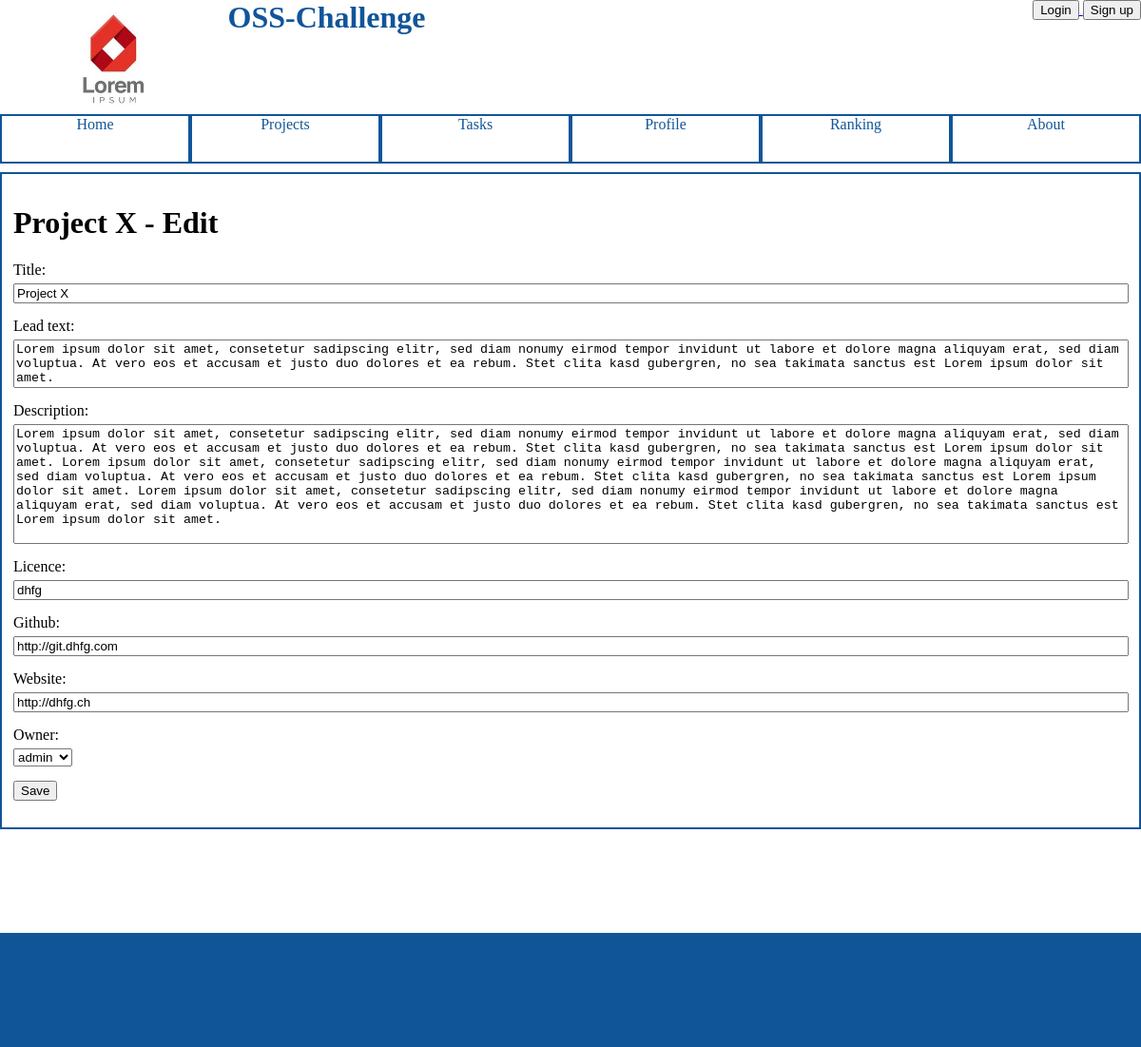
/projects/2/edit/, run on an earlier commit of the app's database.
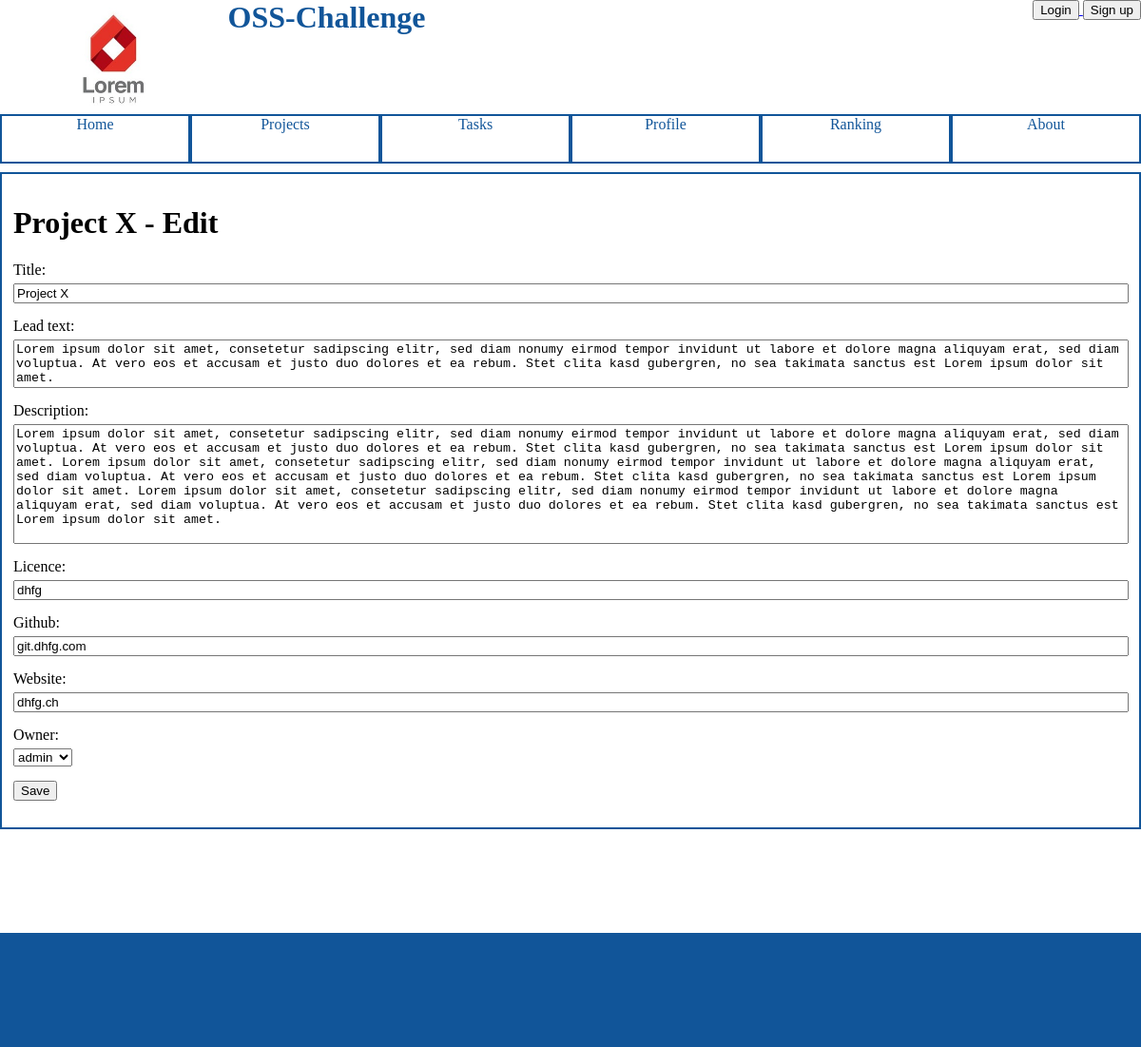
And on a later commit of the database.
### osschallenge/models.py (models this page shows, shortened)
class Project(models.Model):
    title = models.CharField(max_length=50)
    lead_text = models.CharField(max_length=300)
    description = models.CharField(max_length=5000)
    licence = models.CharField(max_length=50)
    website = models.CharField(max_length=50)
    github = models.CharField(max_length=50)
    owner = models.ForeignKey(User, related_name = "project_owner")
    mentors = models.ManyToManyField(User, related_name = "project_mentors")

### osschallenge/views.py (the view)
def EditProjectView(request, pk):
    project = get_object_or_404(Project, pk=pk)
    if request.method == 'POST':
        form = ProjectForm(request.POST, instance=project)
        if form.is_valid():
            project = form.save()
            return redirect('project', pk=project.pk)
    else:
        form = ProjectForm(instance=project)
    return render(
        request,
        'osschallenge/editproject.html',
        {
            'form': form,
            'project': project,
        }
    )

### osschallenge/forms.py
class ProjectForm(ModelForm):
    class Meta:
        model = Project
        fields = [
            'title',
            'lead_text',
            'description',
            'licence',
            'github',
            'website',
            'owner'
        ]
        widgets = {
            'lead_text': Textarea(attrs={
                'cols': 100,
                'rows': 3,
            }),
            'description': Textarea(attrs={
                'cols': 100,
                'rows': 8,
            }),
        }

### osschallenge/templates/osschallenge/editproject.html (shortened to what this page needs)
{% extends 'osschallenge/index.html' %}
{% block content %}
    <div class="detail">
        <h1>{{ project.title }} - Edit</h1>
        <form action="" method="post" class="edit"/>
            {% for field in form %}
                <div>
                    {{ field.label_tag }}<br>
                    {{ field }}
                </div>
            {% endfor %}
            <input type="submit" value="Save"/>
    </div>
{% endblock content %}

What changed in the data, as far as the page shows it:
changed Project "Project X": github "http://git.dhfg.com" → "git.dhfg.com"; website "http://dhfg.ch" → "dhfg.ch"
